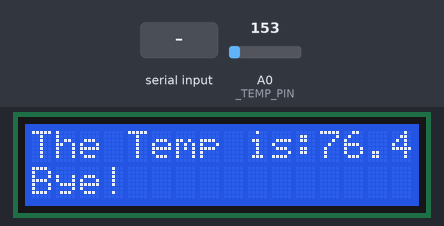
Simulated run of this sketch. Board: Arduino Uno, built with avr-gcc and run on an emulated ATmega328P. Parts: 16×2 character LCD. The test bench sets the inputs (shaded band); at power-on: A0 (_TEMP_PIN) = 153. What the sketch prints to the serial monitor is not drawn.

Above: at 1.2 s.
1.3 s: "#" received over Serial
2.8 s: A0 (_TEMP_PIN) set to 165
At 5.6 s:
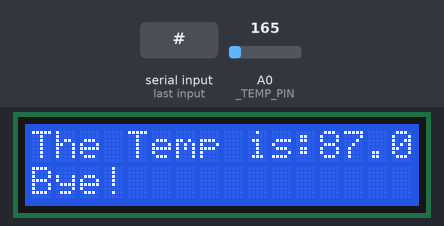
5.8 s: A0 (_TEMP_PIN) set to 175
At 6.8 s:
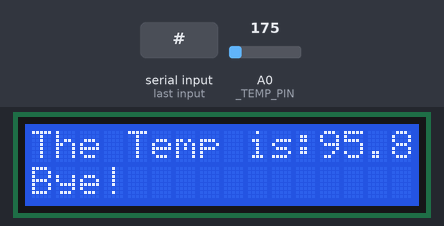
7.3 s: A0 (_TEMP_PIN) set to 191
At 11.0 s:
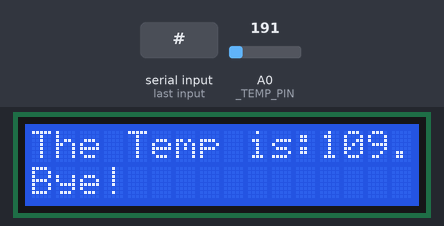
Timing chart, 0 to 11.3 s (numbered marks = the images above; inputs shaded):
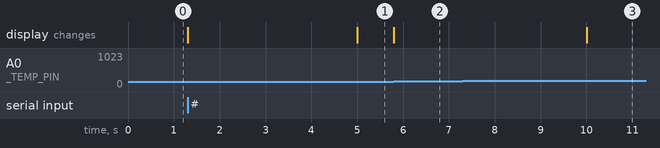

The sketch:

lcd_serial_temp_ex.ino
```cpp
// include the library code:
#include <LiquidCrystal.h>
#define _TEMP_PIN 0
byte intByte;
float temperature;
// initialize the library with the numbers of the interface pins
LiquidCrystal lcd(12, 11, 5, 4, 3, 2);

void setup() {
  // set up the LCD's number of columns and rows:
  lcd.begin(16, 2);
  Serial.begin(9600);

}

void loop() {
  // set the cursor to column 0, line 1
  // (note: line 1 is the second row, since counting begins with 0):
  int printHi = 0;
  if(Serial.available()){
   intByte = Serial.read();
   Serial.println(intByte);

   if(intByte == '#'){
     printHi = 1;
   }
  }
  lcd.setCursor(0, 0);
  lcd.print("The Temp is:");
  //Get Voltage
  if(((millis()/1000) % 5) == 0){
    temperature = analogRead(_TEMP_PIN) * .004882814;
    temperature = (temperature - .5 ) * 100;
    temperature = (temperature * 1.8) + 32;
  //  lcd.print(" DegF");
  }
  lcd.print(temperature);
  lcd.setCursor(0, 1);
  if(printHi == 1){
    lcd.print("Hi! ");

  }
  else{
    lcd.print("Bye!");
  }
  //delay(250);
}
```

Measured:
- after the input at 2.8 s, the display: changes after 2.2 s (image 1)
- after the input at 5.8 s, the display: changes at once (image 2)
- after the input at 7.3 s, the display: changes after 2.7 s (image 3)
